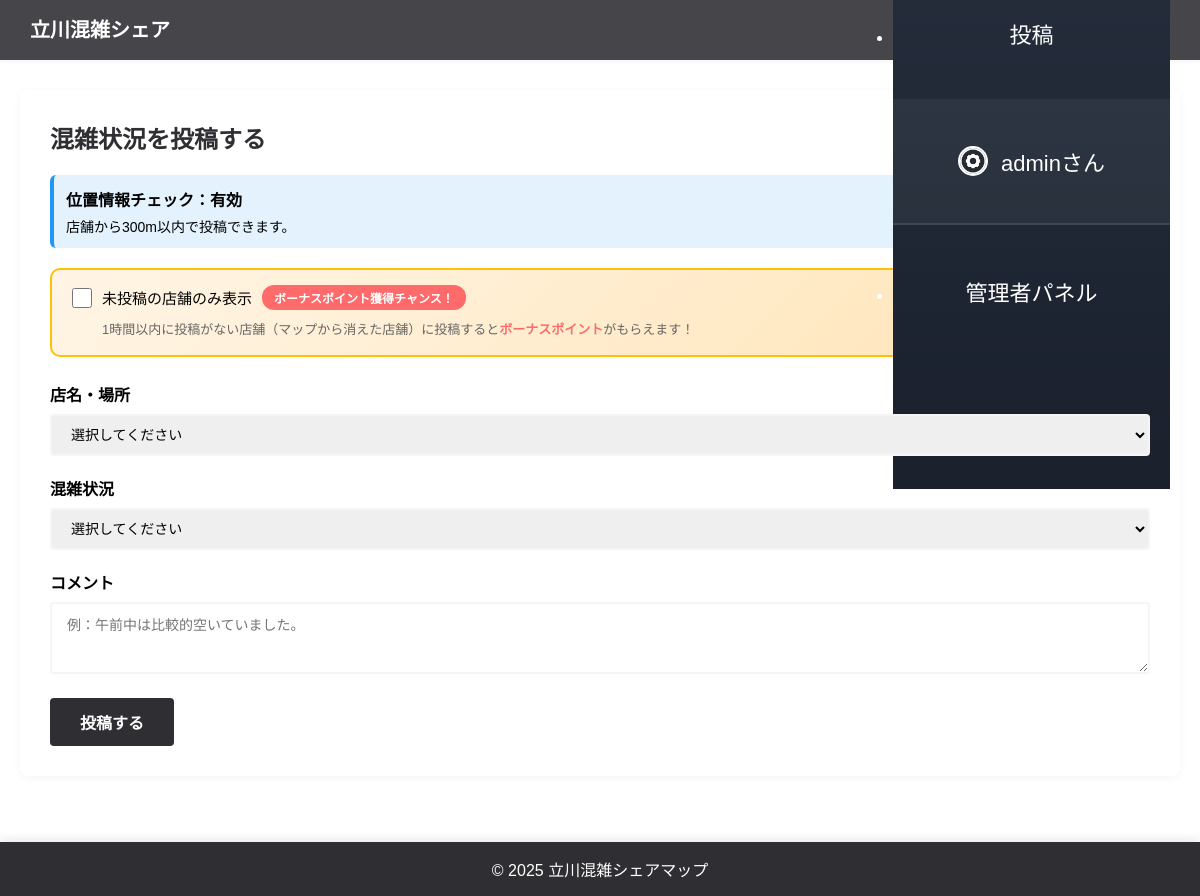
/post (signed in), run on the app's committed database.
### apps/main_app/models.py (models this page shows, shortened)
class User(UserMixin, db.Model):
    __tablename__ = 'users'
    id = db.Column(db.Integer, primary_key=True)
    username = db.Column(db.String(100), unique=True, nullable=False)
    password = db.Column(db.String(255), nullable=False)
    is_admin = db.Column(db.Boolean, default=False)
    icon_path = db.Column(db.String(255), default='uploads/icons/default.png')
    banner_path = db.Column(db.String(255))
    bio = db.Column(db.Text)
    total_points = db.Column(db.Integer, default=0)

### apps/post_page/post_routes.py (the view)
@post_bp.route('/post', methods=['GET'])
@login_required
def post_page():
    shop_names = [shop["name"] for shop in SHOP_LIST]
    unposted_shops = get_unposted_shops()
    return render_template('post.html',
                            shop_list=shop_names,
                            unposted_shops=unposted_shops,
                            crowd_levels=CROWD_LEVELS,
                            location_check_enabled=LOCATION_CHECK_ENABLED,
                            max_distance=MAX_DISTANCE_METERS)

### apps/main_app/app.py (called while the page is built)
@login_manager.user_loader
def load_user(user_id):
    return User.query.get(int(user_id))

### apps/post_page/post_db.py (called while the page is built)
def get_posts_by_shop(shop_name):
    conn = sqlite3.connect(DB_PATH)
    c = conn.cursor()
    c.execute('SELECT * FROM posts WHERE shop_name= ? ORDER BY timestamp DESC', (shop_name,))
    posts = c.fetchall()
    conn.close()
    return posts

### apps/post_page/post_routes.py (called while the page is built)
def get_unposted_shops():
    unposted_shops = []
    one_hour_ago = datetime.now() - timedelta(hours=1)
    for shop in SHOP_LIST:
        shop_name = shop["name"]
        posts = get_posts_by_shop(shop_name)
        has_recent_post = False
        for post in posts:
            try:
                post_time = datetime.fromisoformat(post[5])
                if post_time >= one_hour_ago:
                    has_recent_post = True
                    break
            except:
                continue
        if not has_recent_post:
            unposted_shops.append(shop_name)
    return unposted_shops

### apps/post_page/templates/post.html (shortened to what this page needs)
<!DOCTYPE html>
<html lang="ja">
<head>
  <link rel="stylesheet" href="{{ url_for('static', filename='style.css') }}">
</head>
<body>
  <header>
    <div class="app_name">
      <h1>立川混雑シェア</h1>
    </div>
    <div class="menu-outer01">
      <ul class="sample_menu_list01">
        {% if current_user.is_authenticated %}
          <li><a href="{{ url_for('post.post_page') }}">投稿</a></li>
          <li class="user-info">
            <a href="{{ url_for('main.user_page', username=current_user.username) }}" class="user-link">
              <img src="{{ url_for('static', filename=current_user.icon_path) }}" alt="{{ current_user.username }}" class="user-icon-img">
              {{ current_user.username }}さん
            </a>
          </li>
          {% if current_user.is_admin %}
            <li><a href="{{ url_for('main.admin_panel') }}">管理者パネル</a></li>
          {% endif %}
          <li><a href="{{ url_for('main.logout') }}">ログアウト</a></li>
        {% else %}
          <li><a href="{{ url_for('main.login') }}">ログイン</a></li>
          <li><a href="{{ url_for('main.register') }}">新規登録</a></li>
        {% endif %}
      </ul>
    </div>
  </header>
  <div class="container">
    <section class="post-form">
      <h1>混雑状況を投稿する</h1>
      {% if location_check_enabled %}
      <div style="background-color: #e3f2fd; padding: 12px; border-radius: 6px; margin-bottom: 20px; border-left: 4px solid #2196f3;">
        <strong>位置情報チェック：有効</strong>
        <p style="margin: 5px 0 0 0; font-size: 14px;">店舗から{{ max_distance }}m以内で投稿できます。</p>
      </div>
      {% endif %}
      <div class="unposted-filter">
        <label class="checkbox-label">
          <input type="checkbox" id="showUnpostedOnly">
          <span class="checkbox-text">
         未投稿の店舗のみ表示
            <span class="bonus-badge">ボーナスポイント獲得チャンス！</span>
          </span>
        </label>
        <p class="filter-description">
          1時間以内に投稿がない店舗（マップから消えた店舗）に投稿すると<strong>ボーナスポイント</strong>がもらえます！
        </p>
      </div>
      <form id="postForm" method="POST" action="{{ url_for('post.submit_post') }}">
        <div class="form-group">
          <label for="shop_name">店名・場所</label>
          <select id="shop_name" name="shop_name" required>
            <option value="">選択してください</option>
          </select>
        </div>
        <div class="form-group">
          <label for="crowd_level">混雑状況</label>
          <select id="crowd_level" name="crowd_level" required>
            <option value="">選択してください</option>
          </select>
        </div>
        <div class="form-group">
          <label for="comment">コメント</label>
          <textarea id="comment" name="comment" placeholder="例：午前中は比較的空いていました。" rows="3"></textarea>
        </div>
        <button type="submit" class="btn-submit" id="submitBtn">投稿する</button>
      </form>
    </section>
  </div>
  <footer>
    <p>© 2025 立川混雑シェアマップ</p>
  </footer>
</body>
</html>

### apps/top_page/static/style.css (style rules this page uses)
* { margin: 0; padding: 0; box-sizing: border-box; }
body { font-family: "Noto Sans JP", "Hiragino Sans", "Yu Gothic", sans-serif; background-color: white; color: black; scroll-behavior: smooth; padding-bottom: 60px; }
header { background-color: rgb(69, 69, 74); color: white; padding: 15px 30px; box-shadow: 0 2px 4px whitesmoke; display: flex; justify-content: space-between; align-items: center; height: 60px; box-sizing: border-box; }
.app_name { text-align: left; }
.app_name h1 { font-size: 24px; margin-bottom: 0; line-height: 1; }
.user-info { display: flex; align-items: center; font-size: 13px; height: 100%; }
.sample_menu_list01 a { color: white; text-decoration: none; display: flex; align-items: center; justify-content: center; text-align: center; padding: 15px 20px; width: 100%; box-sizing: border-box; }
.sample_menu_list01 .user-info { background: rgba(255,255,255,0.05); order: -1; border-bottom: 2px solid rgba(255,255,255,0.1); padding: 12px 15px; }
.sample_menu_list01 .user-info img { width: 30px !important; height: 30px !important; }
.sample_menu_list01 .user-info a { display: flex !important; align-items: center !important; justify-content: center !important; gap: 8px !important; font-size: 13px !important; padding: 12px 15px !important; }
.container { max-width: 1200px; margin: 0 auto; padding: 30px 20px; }
footer { background-color: #2f2f33; color: white; text-align: center; padding: 15px; position: fixed; bottom: 0; left: 0; width: 100%; z-index: 100; box-shadow: 0 -2px 10px rgba(0, 0, 0, 0.1); }
.post-form { background: white; padding: 30px; border-radius: 8px; box-shadow: 0 2px 8px whitesmoke; margin-bottom: 30px; }
.post-form h1 { color: #2f2f33; margin-bottom: 20px; font-size: 24px; }
.form-group { margin-bottom: 20px; }
.form-group label { display: block; margin-bottom: 8px; font-weight: 600; color: black; }
.form-group input, .form-group select, .form-group textarea { width: 100%; padding: 10px 15px; border: 2px solid whitesmoke; border-radius: 4px; font-size: 14px; font-family: inherit; }
.btn-submit { background-color: #2f2f33; color: white; padding: 12px 30px; border: none; border-radius: 4px; font-size: 16px; font-weight: 600; cursor: pointer; transition: background-color 0.3s; }
.user-link { color: white; text-decoration: none; display: inline-flex; align-items: center; gap: 5px; transition: opacity 0.3s; height: 32px; }
.user-icon-img { width: 28px; height: 28px; border-radius: 50%; object-fit: cover; border: 2px solid white; margin-right: 5px; display: block; flex-shrink: 0; }
body { animation: fadeInPage 2.0s ease-out; }
.btn-submit, .btn-rating, .reservation-btn, .btn-edit-profile { transition: transform 0.2s ease, box-shadow 0.2s ease; }
.unposted-filter { background: linear-gradient(135deg, #fff5e6 0%, #ffe4b5 100%); border: 2px solid #ffc107; border-radius: 10px; padding: 15px 20px; margin-bottom: 25px; }
.checkbox-label { display: flex; align-items: center; cursor: pointer; font-size: 15px; font-weight: 500; }
.checkbox-label input[type="checkbox"] { width: 20px; height: 20px; margin-right: 10px; cursor: pointer; }
.checkbox-text { display: flex; align-items: center; gap: 10px; }
.bonus-badge { background: #ff6b6b; color: white; padding: 4px 12px; border-radius: 12px; font-size: 12px; font-weight: 700; animation: pulse 2s infinite; }
.filter-description { margin: 10px 0 0 30px; font-size: 13px; color: #666; line-height: 1.5; }
.filter-description strong { color: #ff6b6b; font-weight: 600; }
* { -webkit-tap-highlight-color: rgba(102, 126, 234, 0.2); }
body { overscroll-behavior-y: contain; }
.menu-outer01 { background: linear-gradient(180deg, #2d3748 0%, #1a202c 100%) !important; }
@media (min-width: 1024px) and (max-width: 1366px) { .sample_menu_list01 a { font-size: 22px !important; padding: 50px !important; } }
@media (min-width: 1024px) and (max-width: 1366px) { .sample_menu_list01 .user-info a { font-size: 22px !important; padding: 50px !important; justify-content: center !important; } }
.app_name h1 { font-size: 20px; }
button, .btn { font-size: 16px; padding: 12px 20px; }
input, textarea, select { font-size: 16px; }

### data on the page
User: icon_path (picture), username "admin"

### other printed values
{{ max_distance }} "300"
